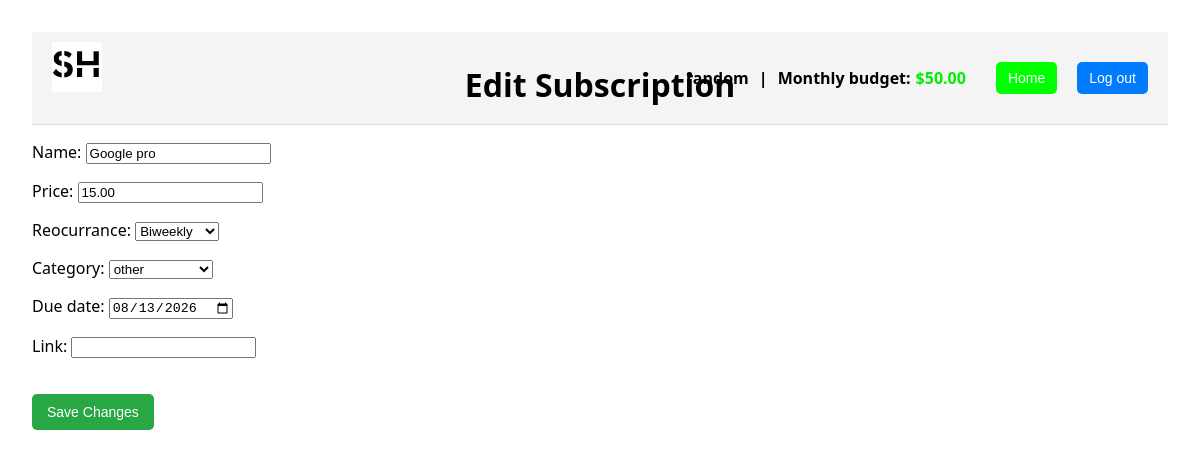
The page /subhub/edit-subscription/26 (signed in) on the database its author committed.
### users/models.py (models this page shows, shortened)
class Profile(models.Model):
    user = models.OneToOneField(User, on_delete=models.CASCADE, related_name="profile")
    balance = models.DecimalField(max_digits=10, decimal_places=2, default=0, blank=True) # User's current balance
    class reocurrance(models.TextChoices):
        Daily = 'Daily', 'Daily'
        Weekly = 'Weekly', 'Weekly'
        Biweekly = 'Biweekly', 'Biweekly'
        Monthly = 'Monthly', 'Monthly'
        Trimonthly = 'Trimonthly', 'Trimonthly'
        Biyearly = 'Biyearly', 'Biyearly'
        Anual = 'Anual', 'Anual'
    reocurrance = models.CharField(
        max_length=20,
        choices=reocurrance.choices,
        db_index=True,
    )

### subhub/models.py (models this page shows, shortened)
class Subscription(models.Model): # Subscription model | Needed to track every users subscriptions
    name = models.CharField(max_length=40)
    user = models.ForeignKey(User, related_name='Subscriptions', on_delete=models.CASCADE)
    price = models.DecimalField(max_digits =10, decimal_places=2, validators=[MinValueValidator(0.01)]) # MinValueValidator added to ensure negative subscription prices arent possible
    created_on = models.DateTimeField(auto_now_add=True)
    class reocurrance(models.TextChoices):
        Daily = 'Daily', 'Daily'
        Weekly = 'Weekly', 'Weekly'
        Biweekly = 'Biweekly', 'Biweekly'
        Monthly = 'Monthly', 'Monthly'
        Trimonthly = 'Trimonthly', 'Trimonthly'
        Biyearly = 'Biyearly', 'Biyearly'
        Anually = 'Anually', 'Anually'
    class category(models.TextChoices):
        fixed = 'fixed', 'fixed'
        entertainment = 'entertainment', 'entertainment'
        groceries = 'groceries', 'groceries'
        AI = 'AI', 'AI'
        education = 'education', 'education'
        loans = 'loans', 'loans'
        other = 'other', 'other'
    due_date = models.DateField()
    reocurrance = models.CharField(
        max_length=20,
        choices=reocurrance.choices,
        db_index=True,
    )
    category = models.CharField(
        max_length=20,
        choices=category.choices,
        db_index=True,
    )
    link = models.CharField(max_length=2000, blank=True, null=True) # Set the link that your subscription points to

### subhub/views.py (the view)
# urls.py: path('edit-subscription/<int:subscription_id>', views.edit_subscription, name='edit_subscription'),
def edit_subscription(request, subscription_id):
    subscription = get_object_or_404(Subscription, id=subscription_id)
    if subscription.user != request.user:  # Ensure only the subscription owner can edit
        return redirect('subhub:home')
    if request.method == 'POST':
        form = addsubscriptionform(request.POST, instance=subscription)
        if form.is_valid():
            form.save()
            return redirect('subhub:home')
    else:
        form = addsubscriptionform(instance=subscription)
    return render(request, 'subhub/edit-subscription.html', {'form': form, 'subscription': subscription, "current_app": "editsub"})

### subhub/forms.py
class addsubscriptionform(forms.ModelForm):
    class Meta:
        model = Subscription
        fields = ['name', 'price', 'reocurrance', 'category', 'due_date', 'link']
        widgets = {
            'due_date': forms.DateInput(attrs={'type': 'date'}), # This adds a date picker on a calendar
        }

### subhub/templates/subhub/edit-subscription.html (shortened to what this page needs)
{% extends 'subhub/base.html' %}
{% load static %}
{% block content %}
<form method="post">
    {{ form.as_p }}
    <button type="submit">Save Changes</button>
</form>
{% endblock %}

### subhub/templates/subhub/base.html (shortened to what this page needs)
{% load static %}
<!DOCTYPE html>
<html lang="en">
<head>
<link rel="stylesheet" href="{% static 'subhub/styles.css' %}">
</head>
<div class="header">
        <div class="logo">
            <img src="{% static 'subhub/logo_90.jpg' %}" alt="Logo">
        </div>
        <div class="page">
            {% if current_app == "editsub" %}
            <h1>Edit Subscription</h1>
            {% endif %}
        </div>
        {% if request.user.is_authenticated %}
        <div class="user-info">
            <span>{{ request.user.username }}</span>
            {% if request.user.profile.balance %}
            <span>|</span>
                <span>{{ request.user.profile.reocurrance }} budget:</span>
                <span style ="color: rgb(0, 238, 0); margin-left: -5px;">${{ request.user.profile.balance }}</span>
            {% endif %}
        {% endif %}
            {% if request.user.is_authenticated %}
                {% if current_app != "subhub" %}
                <form action="{% url 'subhub:home' %}" method="get" style="margin: 0; margin-left: 20px;">
                    <button type="submit", style="background-color: rgb(0, 255, 0);">Home</button>
                </form>
                {% endif %}
            <form action="{% url 'users:logout' %}" method="post" style="margin: 0; margin-left: 20px;">
                <button type="submit">Log out</button>
            </form>
            {% else %}
            <button type="submit" style="visibility: hidden; margin-left: 20px;">Log Out</button>
            {% endif %}
        </div>
    </div>
</body>
<main>
    {% block content %}
    {% endblock %}
</main>

### subhub/static/subhub/styles.css (style rules this page uses)
.header { display: flex; justify-content: space-between; align-items: flex; background-color: #f4f4f4; padding: 10px 20px; border-bottom: 1px solid #ddd; }
.page { position: absolute; left: 50%; transform: translate(-50%); }
.logo img { max-height: 50px; }
.user-info { display: flex; align-items: center; font-size: 16px; }
.user-info span { margin-right: 10px; font-weight: bold; }
.user-info button { background-color: #007BFF; color: white; border: none; padding: 8px 12px; cursor: pointer; border-radius: 5px; font-size: 14px; }
button { background-color: #28a745; color: white; border: none; padding: 10px 15px; cursor: pointer; border-radius: 5px; font-size: 14px; margin-top: 20px; margin-bottom: 20px; }

### rows shown on the page
Subscription: name "Google pro", price "15.00", reocurrance "Biweekly", category "other", due_date "08/13/2026"

### other values the page prints
{{ request.user.username }} "random"
{{ request.user.profile.reocurrance }} "Monthly"
{{ request.user.profile.balance }} "50.00"
